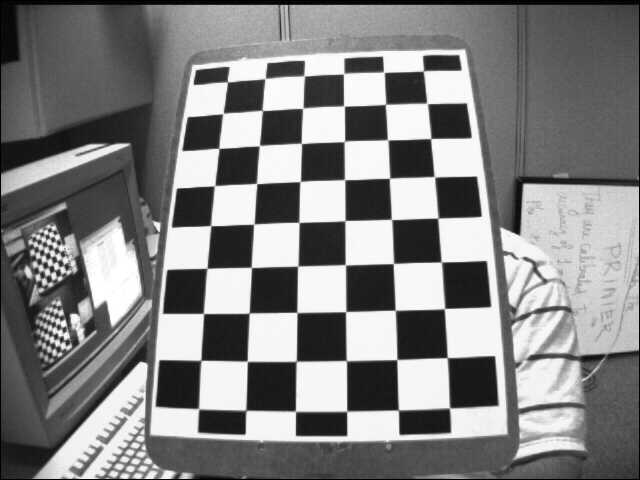
#> input picture LEFT/left12.jpg, 640 x 480 px
$ python CameraRectify.py   (older library calls are emulated)
#> lines starting #> are read from the running program, lines starting #| are printed output that depends on the picture; long printed decimals are rounded
import numpy as np
import cv2
import glob
from matplotlib import pyplot as plt

filepath = ''
criteria = (cv2.TERM_CRITERIA_EPS +
                         cv2.TERM_CRITERIA_MAX_ITER, 30, 0.001)
criteria_cal = (cv2.TERM_CRITERIA_EPS +
                     cv2.TERM_CRITERIA_MAX_ITER, 100, 1e-5)

objp = np.zeros((9*6, 3), np.float32)
objp[:, :2] = np.mgrid[0:9, 0:6].T.reshape(-1, 2)

# Arrays to store object points and image points from all the images.
objpoints = []  # 3d point in real world space
imgpoints_l = []  # 2d points in image plane.
imgpoints_r = []  # 2d points in image plane.

cal_path = filepath

images_right = glob.glob(cal_path + 'RIGHT/*.JPG')
images_left = glob.glob(cal_path + 'LEFT/*.JPG')
images_left.sort()
images_right.sort()

for i, fname in enumerate(images_right):
    img_l = cv2.imread(images_left[i])
#> img_l is the input picture: shape (480, 640, 3); min 0, max 255, mean 129.5
    img_r = cv2.imread(images_right[i])
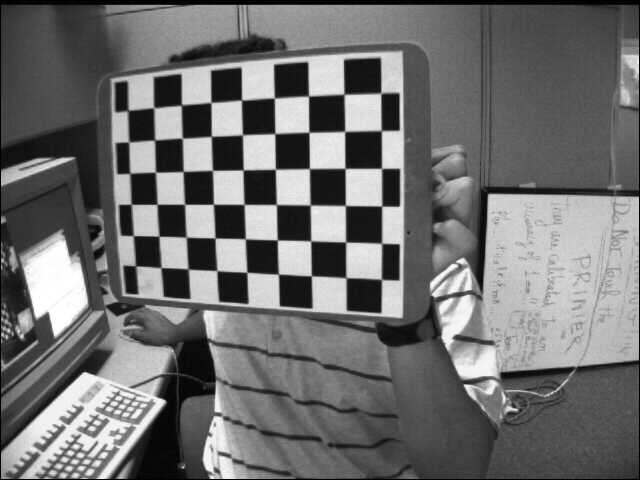
#> input picture RIGHT/right01.jpg, 640 x 480 px
#> img_r is the input picture: shape (480, 640, 3); min 0, max 255, mean 111.4

    gray_l = cv2.cvtColor(img_l, cv2.COLOR_BGR2GRAY)
    gray_r = cv2.cvtColor(img_r, cv2.COLOR_BGR2GRAY)

    # Find the chess board corners
    ret_l, corners_l = cv2.findChessboardCorners(gray_l, (9, 6), None)
#> ret_l = True; corners_l = 54 rows, first 8: [423.1, 71.24], [426.8, 103.1], [430.8, 138.6], [434.5, 176.9], [437.8, 218.3], [441.1, 262], [444.4, 308.6], [447, 357.5]
    ret_r, corners_r = cv2.findChessboardCorners(gray_r, (9, 6), None)
#> ret_r = True; corners_r = 54 rows, first 8: [128.5, 110.4], [153.9, 107.6], [181.5, 105], [211.1, 102.6], [241.5, 100], [274.5, 98.17], [308.6, 96.19], [344.1, 94.23]

    # If found, add object points, image points (after refining them)
    objpoints.append(objp)

    if ret_l is True:
        rt = cv2.cornerSubPix(gray_l, corners_l, (11, 11),
                              (-1, -1), criteria)
#> rt = 54 rows, first 8: [423.5, 70.89], [427.2, 103.4], [430.7, 138.5], [434.3, 176.7], [437.9, 218.1], [441.4, 261.9], [444.5, 308.6], [447.2, 357.6]
        imgpoints_l.append(corners_l)

        # Draw and display the corners
        ret_l = cv2.drawChessboardCorners(img_l, (9, 6),
                                          corners_l, ret_l)
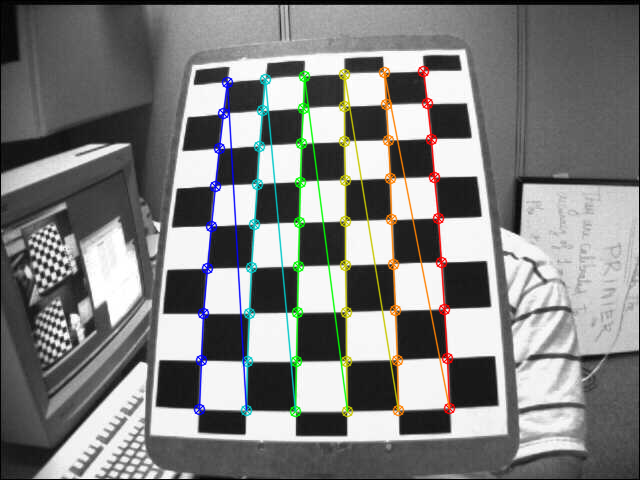
#> ret_l: shape (480, 640, 3); mean B, G, R 127.6, 129.1, 128.4
        #cv2.imshow(images_left[i], img_l)
        #cv2.waitKey(500)

        if ret_r is True:
            rt = cv2.cornerSubPix(gray_r, corners_r, (11, 11),
                                  (-1, -1), criteria)
#> rt = 54 rows, first 8: [127.6, 110.5], [153.8, 107.8], [181.4, 105.1], [211, 102.4], [241.5, 100.1], [274.4, 97.98], [308.5, 96.06], [344, 94.25]
            imgpoints_r.append(corners_r)

            # Draw and display the corners
            ret_r = cv2.drawChessboardCorners(img_r, (9, 6),
                                              corners_r, ret_r)
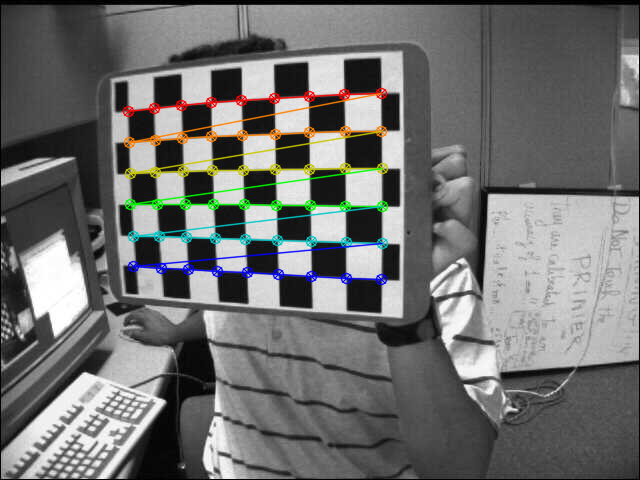
#> ret_r: shape (480, 640, 3); mean B, G, R 110.6, 111.8, 111.3
            #cv2.imshow(images_right[i], img_r)
            #cv2.waitKey(500)
        img_shape = gray_l.shape[::-1]
#> img_shape = (640, 480)
        dims = img_shape
#> dims = (640, 480)
    rt, M1, d1, r1, t1 = cv2.calibrateCamera(
        objpoints, imgpoints_l, img_shape, None, None)
#> rt = 0.165; M1 = [[634.8, 0, 332.1], [0, 654.1, 226.8], [0, 0, 1]]; d1 = [[-0.304, -1.78, 0.00555, 0.00893, 8.37]]; r1 = ([-0.299, 0.416, 1.52],); t1 = ([2.28, -3.78, 15.33],)
    rt, M2, d2, r2, t2 = cv2.calibrateCamera(
        objpoints, imgpoints_r, img_shape, None, None)
#> rt = 0.373; M2 = [[735.4, 0, 283.8], [0, 718.9, 296.2], [0, 0, 1]]; d2 = [[-0.0194, -4.37, -0.00897, 0.0218, 16.43]]; r2 = ([0.226, 0.413, 0.0186],); t2 = ([-4.88, -5.83, 21.71],)

flags = 0
flags |= cv2.CALIB_FIX_INTRINSIC
# flags |= cv2.CALIB_FIX_PRINCIPAL_POINT
flags |= cv2.CALIB_USE_INTRINSIC_GUESS
flags |= cv2.CALIB_FIX_FOCAL_LENGTH
# flags |= cv2.CALIB_FIX_ASPECT_RATIO
flags |= cv2.CALIB_ZERO_TANGENT_DIST
# flags |= cv2.CALIB_RATIONAL_MODEL
# flags |= cv2.CALIB_SAME_FOCAL_LENGTH
# flags |= cv2.CALIB_FIX_K3
# flags |= cv2.CALIB_FIX_K4
# flags |= cv2.CALIB_FIX_K5

stereocalib_criteria = (cv2.TERM_CRITERIA_MAX_ITER +
                        cv2.TERM_CRITERIA_EPS, 100, 1e-5)
ret, M1, d1, M2, d2, R, T, E, F = cv2.stereoCalibrate(
    objpoints, imgpoints_l,
    imgpoints_r, M1, d1, M2,
    d2, dims,
    criteria=stereocalib_criteria, flags=flags)
#> ret = 0.288; R = [[0.00113, 0.999, -0.0447], [-0.988, -0.00574, -0.153], [-0.153, 0.0444, 0.987]]; T = [-0.418, -1.26, 7.1]; E = [[7.2, -0.0151, -0.154], [-0.056, 7.11, 0.0947], [0.414, 1.26, 0.00769]]; F = [[8.43e-06, -1.71e-08, -0.00291], [-6.7e-08, 8.25e-06, -0.00178], [-0.00202, -0.00139, 1]]

print('Intrinsic_mtx_1', M1)
#| Intrinsic_mtx_1 [[634.759   0.         332.125]
#|  [  0.         654.109 226.820 ]
#|  [  0.           0.           1.        ]]
print('dist_1', d1)
#| dist_1 [[-3.04255972e-01 -1.78459643e+00  5.55208675e-03  8.93407077e-03
#|    8.37142231e+00]]
print('Intrinsic_mtx_2', M2)
#| Intrinsic_mtx_2 [[735.373    0.         283.831]
#|  [  0.         718.932 296.231]
#|  [  0.           0.           1.        ]]
print('dist_2', d2)
#| dist_2 [[-1.93915175e-02 -4.37049881e+00 -8.97039678e-03  2.18434544e-02
#|    1.64288663e+01]]
print('R', R)
#| R [[ 0.001131  0.999 -0.04475]
#|  [-0.9882 -0.005741 -0.1532]
#|  [-0.1533  0.04439  0.9872]]
print('T', T)
#| T [[-0.4175]
#|  [-1.257]
#|  [ 7.095]]
print('E', E)
#| E [[ 7.204 -0.01507 -0.1544]
#|  [-0.05596  7.107  0.09468]
#|  [ 0.414  1.258  0.007692]]
print('F', F)
#| F [[ 8.42657595e-06 -1.71084993e-08 -2.90940879e-03]
#|  [-6.69521842e-08  8.25120189e-06 -1.77738966e-03]
#|  [-2.01578598e-03 -1.38911146e-03  1.00000000e+00]]


# [6 lines of commented-out code are left out]

print('')

camera_model = dict([('M1', M1), ('M2', M2), ('dist1', d1),
                    ('dist2', d2), ('rvecs1', r1),
                    ('rvecs2', r2), ('R', R), ('T', T),
                    ('E', E), ('F', F)])
#> camera_model = 10 items


R1, R2, P1, P2, Q, roi1, roi2 = cv2.stereoRectify(M1, d1, M2, d2, dims, R, T)
#> R1 = [[0.697, 0.717, -0.00548], [-0.0214, 0.0132, -1], [-0.717, 0.697, 0.0245]]; R2 = [[0.717, -0.692, -0.0804], [0.0578, 0.174, -0.983], [0.694, 0.701, 0.165]]; P1 = [[685.1, 0, 2246, 0], [0, 685.1, 439.5, 0], [0, 0, 1, 0]]; P2 = [[685.1, 0, 2246, 0], [0, 685.1, 439.5, -4944.7], [0, 0, 1, 0]]; Q = [[1, 0, 0, -2246], [0, 1, 0, -439.5], [0, 0, 0, 685.1], [0, 0, 0.139, 0]]; roi1 = (0, 0, 0, 0); roi2 = (0, 0, 0, 0)

img = cv2.imread('./LEFT/left12.jpg')
img2 = cv2.imread('./RIGHT/right12.jpg')

mapx1, mapy1 = cv2.initUndistortRectifyMap(M1, d1, R1, P1, dims, cv2.CV_32F)
mapx2, mapy2 = cv2.initUndistortRectifyMap(M2, d2, R2, P2, dims, cv2.CV_32F)
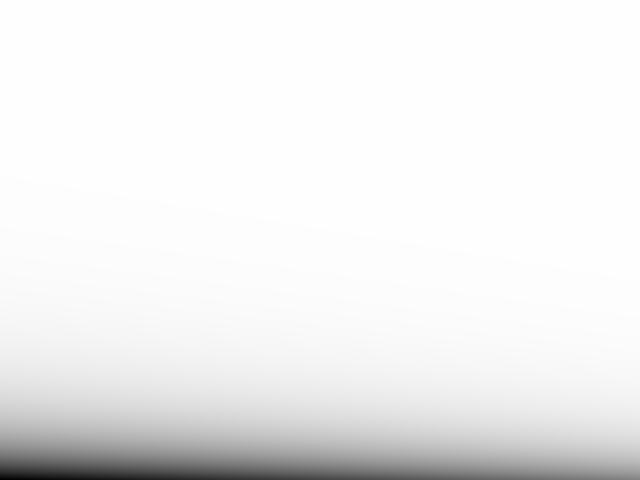
#> mapx2: shape (480, 640) float32; min -3.17e+10, max -2784996, mean -1.9e+09; drawn with min black and max white
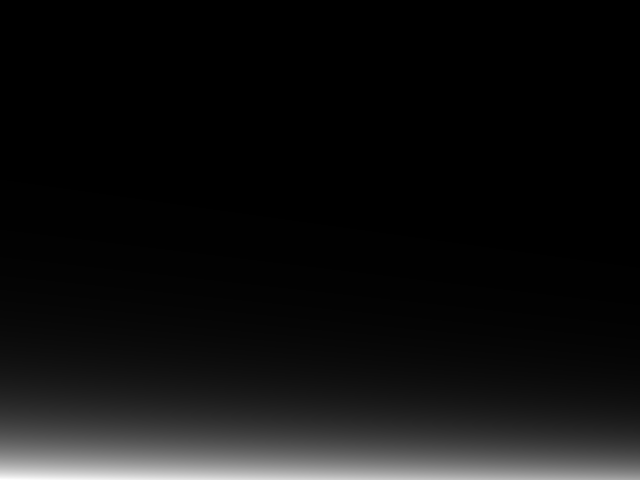
#> mapy2: shape (480, 640) float32; min 5871958, max 5.58e+10, mean 3.68e+09; drawn with min black and max white

dst = cv2.remap(img, mapx1, mapy1, cv2.INTER_LINEAR)
#> dst: shape (480, 640, 3); every value is 0
#> (the run stopped early here; a loop or call above may not have finished)
